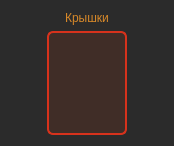
<?xml version="1.0" encoding="UTF-8"?>
<ui version="4.0">
 <class>WidgetLidControl</class>
 <widget class="QWidget" name="WidgetLidControl">
  <property name="geometry">
   <rect>
    <x>0</x>
    <y>0</y>
    <width>174</width>
    <height>146</height>
   </rect>
  </property>
  <property name="sizePolicy">
   <sizepolicy hsizetype="Expanding" vsizetype="Minimum">
    <horstretch>0</horstretch>
    <verstretch>0</verstretch>
   </sizepolicy>
  </property>
  <property name="maximumSize">
   <size>
    <width>174</width>
    <height>16777215</height>
   </size>
  </property>
  <property name="windowTitle">
   <string/>
  </property>
  <property name="styleSheet">
   <string notr="true">QWidget
{
	background-color: rgb(43, 43, 43);
}

QPushButton
{
	
	background-color: rgba(32, 156, 19, 83);
    border: 2px solid line;
    border-radius: 6px;
   
	border-color: rgb(30, 221, 78);
}

QPushButton:checked
{
	
	background-color: rgba(204, 53, 10, 62);
    border: 2px solid line;
    border-radius: 6px;	
	border-color: rgb(215, 50, 28);
}

QLineEdit
{
	
	background-color: rgba(32, 156, 19, 83);
    border: 2px solid line;
    border-radius: 6px;
   
	border-color: rgb(30, 221, 78);
}</string>
  </property>
  <layout class="QGridLayout" name="gridLayout">
   <item row="1" column="0">
    <widget class="QPushButton" name="butLidOpen">
     <property name="sizePolicy">
      <sizepolicy hsizetype="Minimum" vsizetype="Expanding">
       <horstretch>0</horstretch>
       <verstretch>0</verstretch>
      </sizepolicy>
     </property>
     <property name="maximumSize">
      <size>
       <width>80</width>
       <height>16777215</height>
      </size>
     </property>
     <property name="styleSheet">
      <string notr="true">QPushButton
{
   background-color: rgba(204, 53, 10, 32);
    border: 2px solid line;
    border-radius: 6px;	
	border-color: rgb(215, 50, 28);
   
   
	image: url(:/newPrefix/ButtonOff2.png);

}

QPushButton::checked
{
	
	background-color: rgba(32, 156, 19, 33);
    border: 2px solid line;
    border-radius: 6px;
   
	border-color: rgb(66, 197, 37);
   
	image: url(:/newPrefix/ButtonOn2.png);
}</string>
     </property>
     <property name="text">
      <string/>
     </property>
     <property name="checkable">
      <bool>true</bool>
     </property>
     <property name="checked">
      <bool>false</bool>
     </property>
    </widget>
   </item>
   <item row="0" column="0">
    <widget class="QLabel" name="label">
     <property name="styleSheet">
      <string notr="true">QLabel
{
	color: rgb(214, 136, 41);
	font: 600 12pt &quot;Segoe UI&quot;;
   
	background-color: rgba(255, 255, 255,0);
}</string>
     </property>
     <property name="text">
      <string>Крышки</string>
     </property>
     <property name="alignment">
      <set>Qt::AlignmentFlag::AlignCenter</set>
     </property>
    </widget>
   </item>
  </layout>
 </widget>
 <resources>
  <include location="Images.qrc"/>
 </resources>
 <connections/>
</ui>
